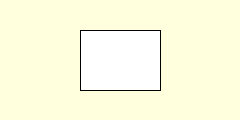
Frame 1 (no input)
Frame 60 (the mouse pressed at the canvas centre just before this capture): identical to frame 1, image omitted
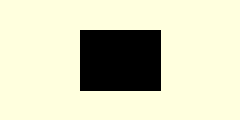
Frame 120 (the mouse held since frame 60 and released just before this capture)

The Processing sketch that drew these frames (run headless with seeded random() and noise(); from frame 60 on, the mouse is pressed at the canvas centre):

// Processing sketch: processing_102157
// ── processing_102157.pde

int x = 80;
int y = 30;
int w = 80;
int h = 60;
void setup() {
size(240, 120);
}
void draw() {
background(550, 350, 222);
if ((mouseX > x) && (mouseX < x+w) &&
(mouseY > y) && (mouseY < y+h)) {
fill(0);
} else {
fill(255);
}
rect(x, y, w, h);
}
